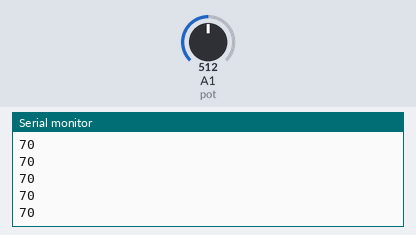
Recording of a sketch running on a simulated Arduino Uno, built with avr-gcc and run on an emulated ATmega328P. Shown: the last lines printed to the serial monitor. The inputs (shaded band) are chosen by the test bench; at power-on: A1 (pot) = 512.

Above: at 1.2 s.
1.3 s: A1 (pot) set to 716
At 2.2 s:
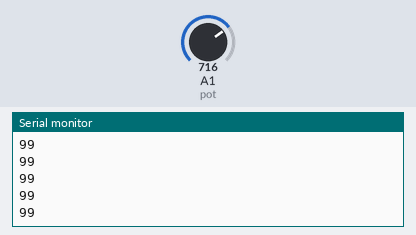
2.8 s: A1 (pot) set to 900
At 3.8 s:
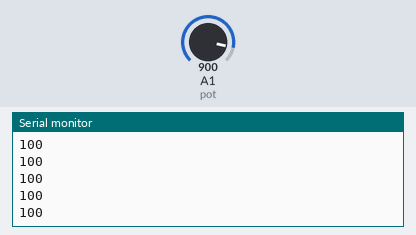
Timing chart, 0 to 5.8 s (numbered marks = the images above; inputs shaded):
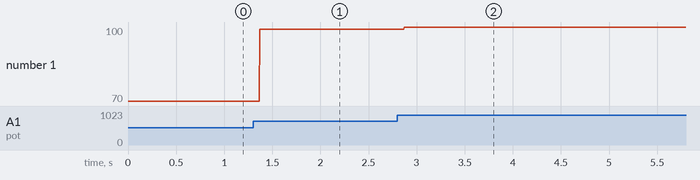

Measured:
- after the input at 1.3 s, the serial monitor: prints a new line after 0.07 s (image 1)
- after the input at 2.8 s, the serial monitor: prints a new line after 0.07 s (image 2)
- plotted number 1: 70 → 99 after the input at 1.3 s, 99 → 100 after the input at 2.8 s

The sketch:

potentiometer_2.ino
```cpp
#define pot A1
int degree;
void setup() {
  // put your setup code here, to run once:
  pinMode(pot,INPUT);
  Serial.begin(9600);
}
void loop() {
  // put your main code here, to run repeatedly:
  degree = analogRead(pot);
  degree = map(degree, 5, 720, 0, 100);
  degree = constrain(degree, 0, 100);
  Serial.println(degree);
}
```
